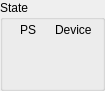
       <widget class="QGroupBox" name="groupBox_5">
        <property name="geometry">
         <rect>
          <x>240</x>
          <y>40</y>
          <width>105</width>
          <height>91</height>
         </rect>
        </property>
        <property name="title">
         <string>State</string>
        </property>
        <widget class="QLabel" name="label_14">
         <property name="geometry">
          <rect>
           <x>20</x>
           <y>20</y>
           <width>21</width>
           <height>20</height>
          </rect>
         </property>
         <property name="text">
          <string>PS</string>
         </property>
        </widget>
        <widget class="TaurusLed" name="PSInterlockLed">
         <property name="geometry">
          <rect>
           <x>15</x>
           <y>40</y>
           <width>31</width>
           <height>31</height>
          </rect>
         </property>
        </widget>
        <widget class="QLabel" name="label_11">
         <property name="geometry">
          <rect>
           <x>55</x>
           <y>20</y>
           <width>41</width>
           <height>20</height>
          </rect>
         </property>
         <property name="text">
          <string>Device </string>
         </property>
        </widget>
        <widget class="TaurusLed" name="taurusLed_status">
         <property name="geometry">
          <rect>
           <x>60</x>
           <y>40</y>
           <width>41</width>
           <height>31</height>
          </rect>
         </property>
        </widget>
       </widget>
